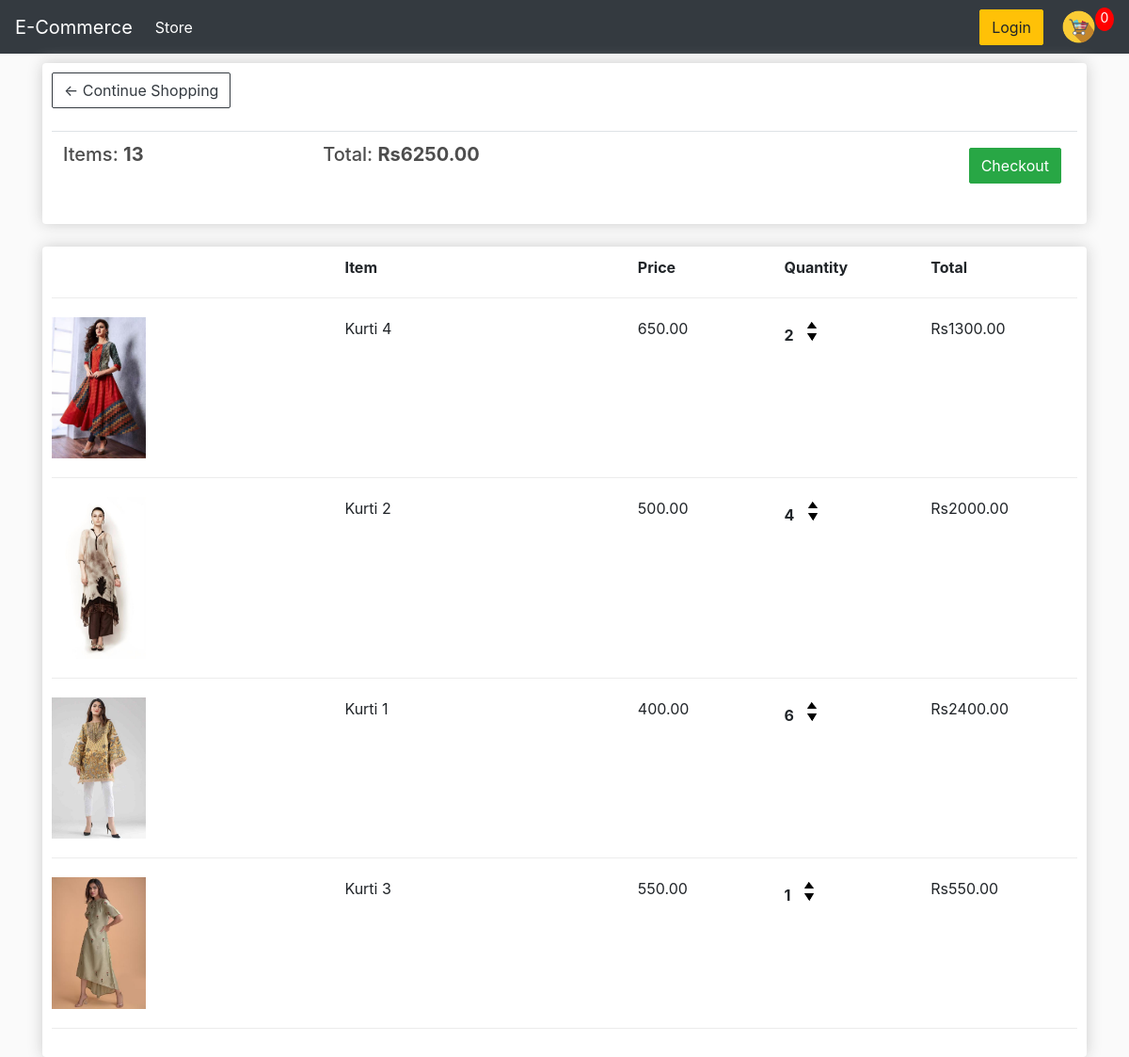
Page /cart/ (signed in) on the earlier database version.
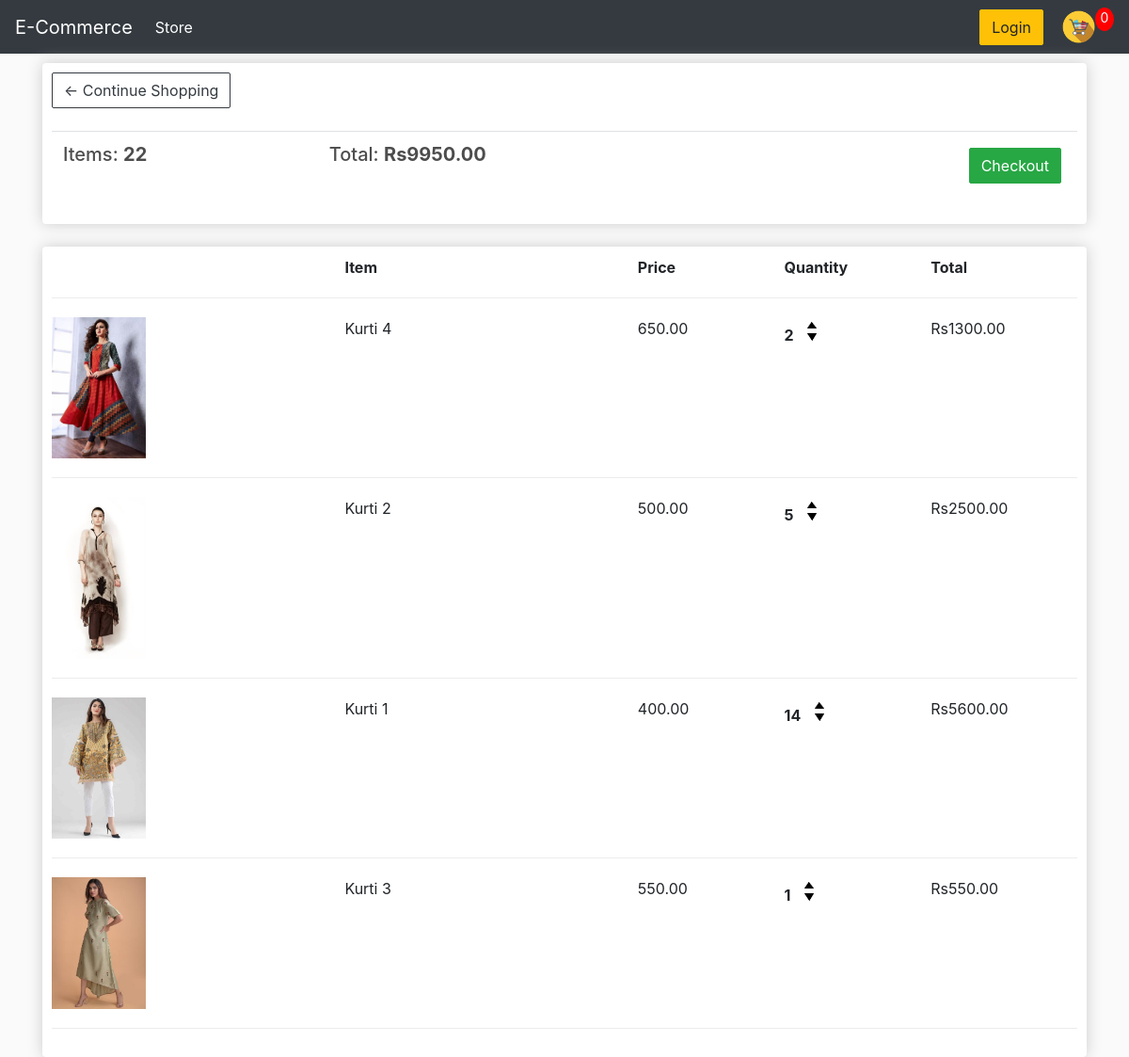
Same page on the later database version.
### store/models.py (models this page shows, shortened)
class Order(models.Model):
    customer = models.ForeignKey(Customer, on_delete=models.SET_NULL, blank=True, null=True)
    date_ordered = models.DateTimeField(auto_now_add=True)
    complete = models.BooleanField(default=False, null=True, blank=False)
    transaction_id = models.CharField(max_length=200, null=True)
    @property
    def get_cart_total(self):
        orderitems = self.orderitem_set.all()
        total = sum([item.get_total for item in orderitems])
        return total
    @property
    def get_cart_items(self):
        orderitems = self.orderitem_set.all()
        total = sum([item.quantity for item in orderitems])
        return total

class OrderItem(models.Model):
    product = models.ForeignKey(Product, on_delete=models.SET_NULL, blank=True, null=True)
    order = models.ForeignKey(Order, on_delete=models.SET_NULL, blank=True, null=True)
    quantity = models.IntegerField(default=0, null=True, blank=True)
    date_added = models.DateTimeField(auto_now_add=True)
    @property
    def get_total(self):
        total = self.product.price*self.quantity
        return total

class Product(models.Model):
    name = models.CharField(max_length=200, null=True)
    price = models.FloatField()
    digital = models.BooleanField(default=False, null=True, blank=False)
    image = models.ImageField(null=True, blank=True)
    @property
    def imageURL(self):
        try :
            url = self.image.url
        except:
            url = ''
        return url

### store/views.py (the view)
# urls.py: path('cart/', views.cart, name ='cart'),
def cart(request):
    if request.user.is_authenticated:
        customer = request.user.customer
        order, created = Order.objects.get_or_create(customer= customer, complete= False)
        items = order.orderitem_set.all()
    else:
        items = []
        order = {'get_cart_total':0,'get_cart_items':0}
    context = {'items':items,'order':order}
    return render (request, 'store/cart.html', context)

### store/templates/store/cart.html
{% extends 'store/Main.html' %}
{% load static %}
{% block content%}
<html>
    <link rel="stylesheet" type="text/css" href="{% static 'css/styles.css' %}">
<body>
    <div class="row">
        <div class="col-lg-12">
            <div class="box-element">
                <a class="btn btn-outline-dark" href="{% url 'store' %}">&#x2190; Continue Shopping</a>
                <br>
                <br>
                <table class="table">
                    <tr>
                        <th><h5>Items: <strong>{{order.get_cart_items}}</strong></h5></th>
                        <th><h5>Total: <strong>Rs{{order.get_cart_total|floatformat:2}}</strong></h5></th>
                        <th>
                            <a style="float: right; margin:5px" class="btn btn-success" href="{% url 'checkout'%}">Checkout</a>
                        </th>
                    </tr>
                </table>
            </div>
            <br>
            <div class="box-element">
                <div class="cart-row">
                    <div style="flex: 2"> </div>
                    <div style="flex: 2"><strong>Item</strong></div>
                    <div style="flex: 1"><strong>Price</strong></div>
                    <div style="flex: 1"><strong>Quantity</strong></div>
                    <div style="flex: 1"><strong>Total</strong></div>
                </div>
                {% for item in items%}
                <div class="cart-row">
                    <div style="flex: 2"><img class="row-image" src="{{item.product.imageURL}}"></div>
                    <div style="flex: 2">{{item.product.name}}</div>
                    <div style="flex: 1">{{item.product.price|floatformat:2}}</div>
                    <div style="flex: 1">
                        <p class="quantity">{{item.quantity}}</p>
                        <div class="quantity">
                            <img data-product="{{item.product.id}}" data-action="add" class="chg-quantity" src="{% static 'images/arrow-up.png'%}">
                            <img data-product="{{item.product.id}}" data-action="remove" class="chg-quantity" src="{% static 'images/arrow-down.png'%}">
                       </div>
                    </div>
                    <div style="flex: 1">Rs{{item.get_total|floatformat:2}}</div>
                </div>
                {% endfor %}
            </div>
        </div>
    </div>
</body>
</html>
{% endblock content %}

Differences in the rows shown:
changed through a linked row, Order: get_cart_items "13" → "22"; get_cart_total "6250.00" → "9950.00"
changed OrderItem "Kurti 2": quantity "4" → "5"; get_total "2000.00" → "2500.00"
changed OrderItem "Kurti 1": quantity "6" → "14"; get_total "2400.00" → "5600.00"
